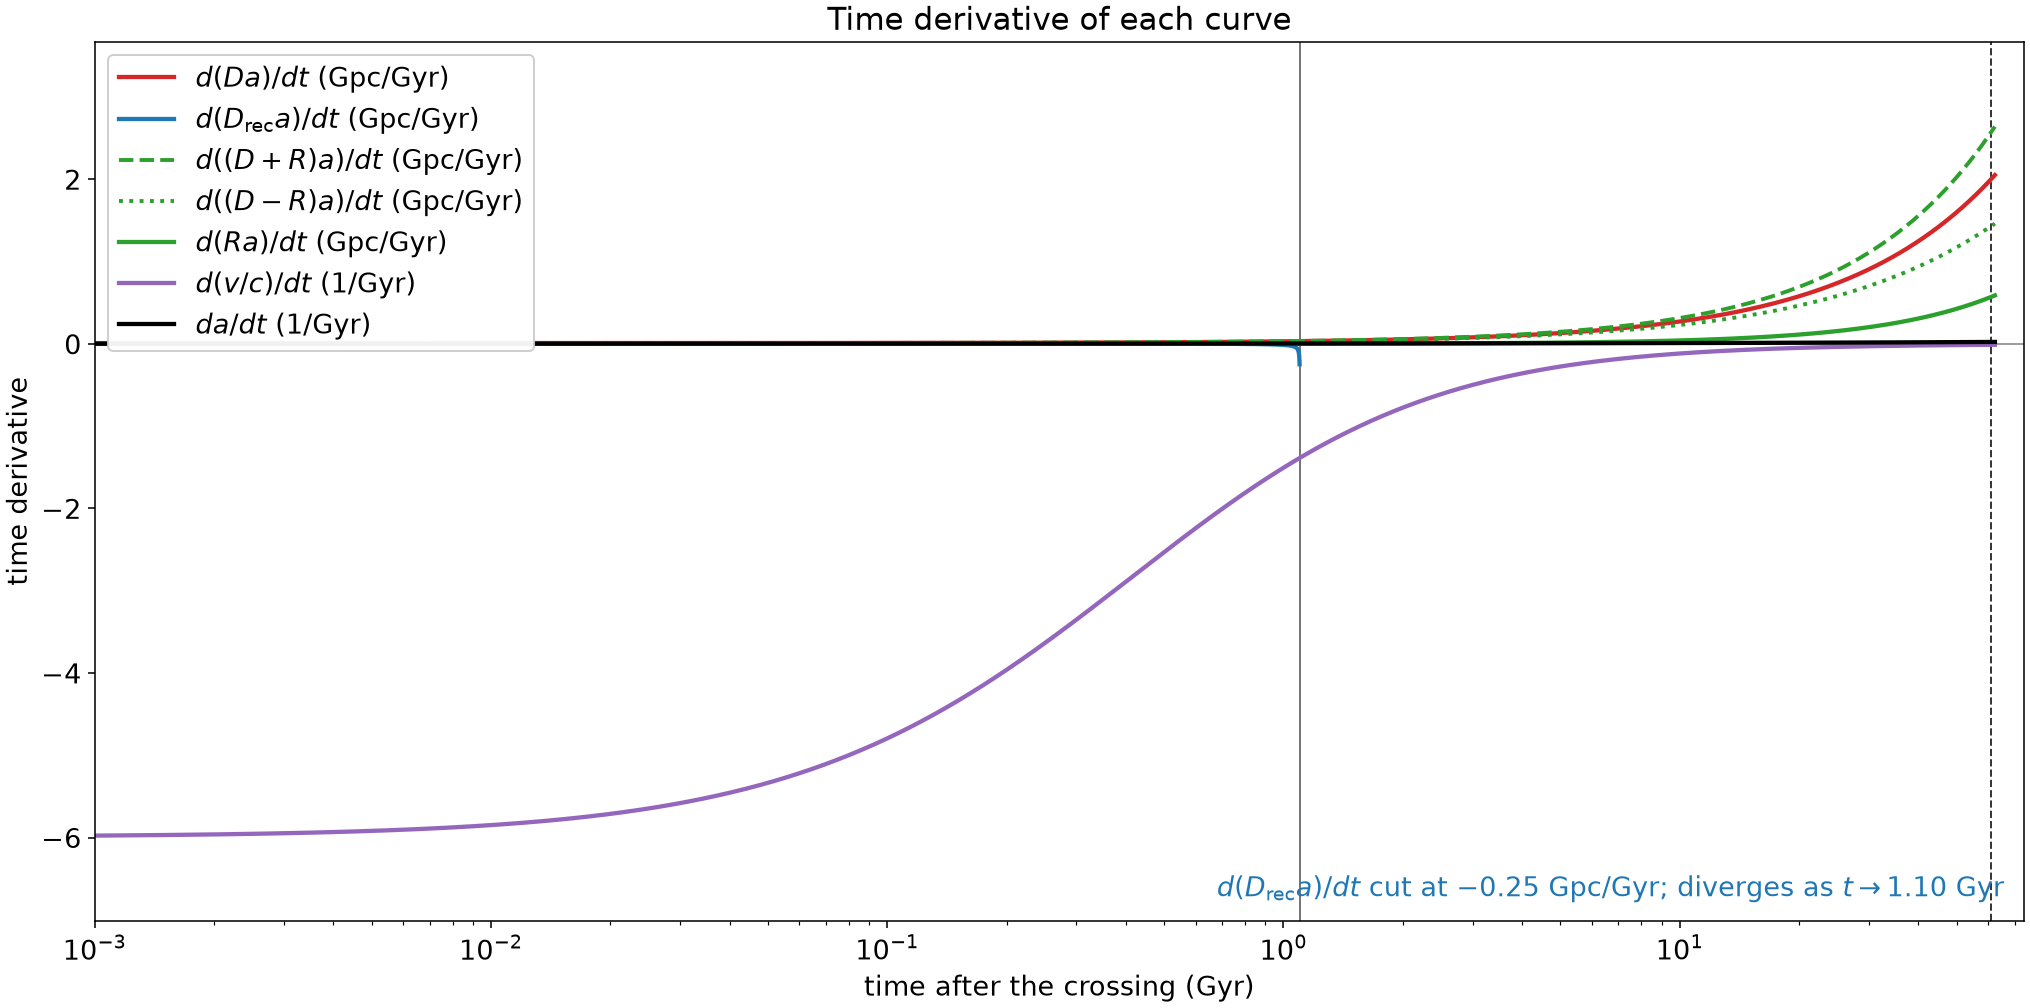

Recreate this plot in Python.
#!/usr/bin/env python3
"""Time derivatives of the curves on notes/cross-a.png.

The generator cross-a.py is not on disk. Functions are the ones recorded as
matching that PNG in notes/universe-storyboard.json (and checked against the
PNG pixels): E=0 shell, R scaled so R(61.2 Gyr)=14.3 Gpc, not R=ct.
"""
import json
import math
from pathlib import Path

import matplotlib.pyplot as plt
import numpy as np

OUT_PNG = Path("/workspace/cosmology-course/notes/cross-a-deriv.png")
OUT_JSON = Path("/workspace/cosmology-course/notes/cross-a-deriv.json")

# Settled geometry used by the cross-a chart.
T0 = 0.550  # Gyr from the singularity to the crossing
T_TODAY = 61.2  # Gyr after the crossing; a=1 here
T_TODAY_S = T_TODAY + T0  # 61.75 Gyr from the singularity
D0 = 2.5  # Gpc at the crossing
T_KILL = 1.10  # Gyr after the crossing; D_rec hits zero
R_TODAY = 14.3  # Gpc; R = R_TODAY * t / T_TODAY
C = 0.3066  # Gpc/Gyr
A_CROSS = 1.0 / 1000.0
P = math.log(1.0 / A_CROSS) / math.log(T_TODAY_S / T0)


def shell(t):
    """Analytic curves and d/dt. t is time after the crossing (Gyr)."""
    t = np.asarray(t, dtype=float)
    ts = t + T0
    D = D0 * (ts / T0) ** (2.0 / 3.0)
    v = (2.0 / 3.0) * D / ts  # Gpc/Gyr; equals sqrt(2GM/D) for this normalisation
    a = (ts / T_TODAY_S) ** P
    da = P * a / ts
    R = R_TODAY * t / T_TODAY
    dR = R_TODAY / T_TODAY
    dDa = v * a + D * da
    dRa = dR * a + R * da
    d_minus = (v - dR) * a + (D - R) * da
    d_plus = (v + dR) * a + (D + R) * da
    # Purple curve on cross-a.png is v/c (right axis), not v in Gpc/Gyr.
    d_vc = (-v / (3.0 * ts)) / C
    out = {
        "t": t,
        "D": D,
        "v": v,
        "v_over_c": v / C,
        "a": a,
        "R": R,
        "Da": D * a,
        "(D-R)a": (D - R) * a,
        "(D+R)a": (D + R) * a,
        "Ra": R * a,
        "d(Da)/dt": dDa,
        "d((D-R)a)/dt": d_minus,
        "d((D+R)a)/dt": d_plus,
        "d(Ra)/dt": dRa,
        "d(v/c)/dt": d_vc,
        "da/dt": da,
    }
    u = 1.0 - t / T_KILL
    alive = t < T_KILL
    Drec = np.full_like(t, np.nan)
    dDrec = np.full_like(t, np.nan)
    dDrec_a = np.full_like(t, np.nan)
    Drec_a = np.full_like(t, np.nan)
    uu = np.clip(u, 1e-30, None)
    Drec[alive] = D0 * uu[alive] ** (1.0 / 3.0)
    dDrec[alive] = D0 * (1.0 / 3.0) * uu[alive] ** (-2.0 / 3.0) * (-1.0 / T_KILL)
    Drec_a[alive] = Drec[alive] * a[alive]
    dDrec_a[alive] = dDrec[alive] * a[alive] + Drec[alive] * da[alive]
    out["D_rec"] = Drec
    out["D_rec a"] = Drec_a
    out["d(D_rec)/dt"] = dDrec
    out["d(D_rec a)/dt"] = dDrec_a
    return out


def main():
    # Log grid over the chart window, plus a fine linear grid up to the kill
    # so the cube-root derivative is analytic and not a finite-difference spike.
    t_log = np.logspace(-3, math.log10(T_TODAY * 1.02), 1200)
    t_rec = np.linspace(1e-3, T_KILL * (1.0 - 1e-9), 8000)
    s_log = shell(t_log)
    s_rec = shell(t_rec)

    keys_finite = [
        "d(Da)/dt",
        "d((D+R)a)/dt",
        "d((D-R)a)/dt",
        "d(Ra)/dt",
        "d(v/c)/dt",
        "da/dt",
    ]
    finite = np.concatenate([s_log[k] for k in keys_finite])
    ymin = float(np.min(finite))
    ymax = float(np.max(finite))
    pad = 0.12 * (ymax - ymin)
    ymin -= pad
    ymax += pad

    # The cube-root derivative is finite and small until the last ~0.001 Gyr,
    # then runs to -infinity. On a log time axis that runaway is one vertical
    # pixel column. Stop at the last point still above a finite floor so the
    # trace does not become that spike, and do not draw anything at t>=1.10.
    Y_FLOOR = -0.25  # Gpc/Gyr; still finite, before the divergence
    yrec = s_rec["d(D_rec a)/dt"]
    crossed = np.where(yrec <= Y_FLOOR)[0]
    if len(crossed):
        last = int(crossed[0]) - 1
    else:
        last = len(t_rec) - 1
    last = max(last, 1)
    t_rec_plot = t_rec[: last + 1]
    y_rec_plot = yrec[: last + 1]

    plt.rcParams.update({
        "font.size": 14,
        "axes.labelsize": 14,
        "axes.titlesize": 16,
        "xtick.labelsize": 14,
        "ytick.labelsize": 14,
        "legend.fontsize": 14,
    })
    fig, ax = plt.subplots(figsize=(14.5, 7.2), layout="constrained")

    # Same colours and linestyles as cross-a.png.
    ax.plot(t_log, s_log["d(Da)/dt"], color="tab:red", lw=2.2, label=r"$d(Da)/dt$ (Gpc/Gyr)")
    ax.plot(t_rec_plot, y_rec_plot, color="tab:blue", lw=2.2, label=r"$d(D_{\mathrm{rec}}a)/dt$ (Gpc/Gyr)")
    ax.plot(t_log, s_log["d((D+R)a)/dt"], color="tab:green", lw=2.0, ls="--", label=r"$d((D+R)a)/dt$ (Gpc/Gyr)")
    ax.plot(t_log, s_log["d((D-R)a)/dt"], color="tab:green", lw=2.0, ls=":", label=r"$d((D-R)a)/dt$ (Gpc/Gyr)")
    ax.plot(t_log, s_log["d(Ra)/dt"], color="tab:green", lw=2.2, ls="-", label=r"$d(Ra)/dt$ (Gpc/Gyr)")
    ax.plot(t_log, s_log["d(v/c)/dt"], color="tab:purple", lw=2.2, label=r"$d(v/c)/dt$ (1/Gyr)")
    ax.plot(t_log, s_log["da/dt"], color="black", lw=2.2, label=r"$da/dt$ (1/Gyr)")

    ax.axhline(0.0, color="0.5", lw=0.8, zorder=0)
    ax.axvline(T_KILL, color="0.45", lw=1.0, zorder=0)
    ax.axvline(T_TODAY, color="0.2", lw=1.0, ls="--", zorder=0)
    ax.set_xscale("log")
    ax.set_xlim(1e-3, 74)
    ax.set_ylim(ymin, ymax)
    ax.set_xlabel("time after the crossing (Gyr)")
    ax.set_ylabel("time derivative")
    ax.set_title("Time derivative of each curve")
    ax.legend(loc="upper left", framealpha=0.95)
    ax.annotate(
        r"$d(D_{\mathrm{rec}}a)/dt$ cut at $-0.25$ Gpc/Gyr; diverges as $t\to 1.10$ Gyr",
        xy=(0.99, 0.02),
        xycoords="axes fraction",
        ha="right",
        va="bottom",
        fontsize=14,
        color="tab:blue",
    )
    fig.savefig(OUT_PNG, dpi=140)
    plt.close(fig)

    # Numerical gradient as a check, not as the plotted curves.
    t_check = np.logspace(-3, math.log10(T_TODAY), 5000)
    sc = shell(t_check)
    grad_err = {}
    for name, qty in (
        ("Da", "d(Da)/dt"),
        ("(D+R)a", "d((D+R)a)/dt"),
        ("(D-R)a", "d((D-R)a)/dt"),
        ("Ra", "d(Ra)/dt"),
        ("v/c", "d(v/c)/dt"),
        ("a", "da/dt"),
    ):
        g = np.gradient(sc[name if name != "v/c" else "v_over_c"], t_check)
        analytic = sc[qty]
        # ignore the first/last few samples of the one-sided gradient
        sl = slice(20, -20)
        rel = np.max(np.abs(g[sl] - analytic[sl]) / np.maximum(np.abs(analytic[sl]), 1e-8))
        grad_err[qty] = float(rel)

    t_rec_check = np.linspace(0.05, 1.05, 4000)
    sr = shell(t_rec_check)
    g = np.gradient(sr["D_rec a"], t_rec_check)
    sl = slice(20, -20)
    grad_err["d(D_rec a)/dt"] = float(
        np.max(np.abs(g[sl] - sr["d(D_rec a)/dt"][sl]) / np.maximum(np.abs(sr["d(D_rec a)/dt"][sl]), 1e-8))
    )

    samples = {}
    for t in (0.1, 1.0, 5.0, 13.8, 61.2):
        row = shell(np.array([t]))
        entry = {}
        for k in (
            "Da",
            "D_rec a",
            "(D-R)a",
            "(D+R)a",
            "Ra",
            "v_over_c",
            "a",
            "d(Da)/dt",
            "d(D_rec a)/dt",
            "d((D-R)a)/dt",
            "d((D+R)a)/dt",
            "d(Ra)/dt",
            "d(v/c)/dt",
            "da/dt",
        ):
            val = float(row[k][0])
            entry[k] = None if math.isnan(val) else val
        samples[str(t)] = entry

    # Where the plotted recombination derivative leaves the frame.
    t_cut = float(t_rec_plot[-1])
    y_cut = float(y_rec_plot[-1])

    sidecar = {
        "png": str(OUT_PNG),
        "source_chart": "/workspace/cosmology-course/notes/cross-a.png",
        "script_found": False,
        "note": (
            "cross-a.py is not on disk. Curves are the analytic functions "
            "recorded as matching cross-a.png in universe-storyboard.json, "
            "and checked against the PNG: Ra at 61.2 Gyr sits on 14.3 Gpc, not on c*61.2."
        ),
        "R_law": "R = 14.3 * t / 61.2 Gpc, with t the time after the crossing in Gyr. Not R = c t.",
        "R_at_61.2_Gpc": R_TODAY,
        "c_t_at_61.2_Gpc": C * T_TODAY,
        "a_of_t": (
            "a = (t_sing / 61.75)^p, t_sing = t + 0.550, "
            "p = ln(1000)/ln(61.75/0.550). a(0)=1/1000, a(61.2 Gyr)=1."
        ),
        "p": P,
        "quantities_differentiated": {
            "Da": "Gpc; derivative Gpc/Gyr",
            "D_rec a": "Gpc; derivative Gpc/Gyr; only for t < 1.10",
            "(D-R)a": "Gpc; derivative Gpc/Gyr",
            "(D+R)a": "Gpc; derivative Gpc/Gyr",
            "Ra": "Gpc; derivative Gpc/Gyr",
            "v/c": "dimensionless purple curve on the chart; derivative 1/Gyr",
            "a": "dimensionless; derivative 1/Gyr",
        },
        "formulas": {
            "t_sing": "t + 0.550",
            "D": "2.5 * (t_sing/0.550)^(2/3)",
            "v": "(2/3) * D / t_sing",
            "v_over_c": "v / 0.3066",
            "a": "(t_sing/61.75)^p",
            "R": "14.3 * t / 61.2",
            "D_rec": "2.5 * (1 - t/1.10)^(1/3) for t < 1.10; absent afterwards. No floor segment.",
            "d(Da)/dt": "v*a + D*da/dt",
            "da/dt": "p * a / t_sing",
            "d(Ra)/dt": "(14.3/61.2)*a + R*da/dt",
            "d((D-R)a)/dt": "(v - dR/dt)*a + (D-R)*da/dt",
            "d((D+R)a)/dt": "(v + dR/dt)*a + (D+R)*da/dt",
            "d(v/c)/dt": "-(v/(3*t_sing))/c",
            "d(D_rec)/dt": "2.5 * (1/3) * (1-t/1.10)^(-2/3) * (-1/1.10)",
            "d(D_rec a)/dt": "d(D_rec)/dt * a + D_rec * da/dt",
        },
        "y_window": {"ymin": ymin, "ymax": ymax, "reason": "span of the non-divergent derivatives, with 12% padding"},
        "D_rec_cutoff": {
            "t_last_plotted_Gyr": t_cut,
            "value_last_plotted": y_cut,
            "how": (
                "Analytic derivative drawn only while it is greater than -0.25 Gpc/Gyr. "
                "Past that it runs to -infinity as t approaches 1.10 Gyr; that spike is not drawn. "
                "Nothing is drawn at or after 1.10 Gyr, and there is no horizontal floor."
            ),
            "floor_Gpc_per_Gyr": -0.25,
        },
        "gradient_check_max_rel_err": grad_err,
        "samples_Gyr": samples,
    }
    OUT_JSON.write_text(json.dumps(sidecar, indent=2) + "\n")
    print("wrote", OUT_PNG, OUT_PNG.stat().st_size)
    print("p", P)
    print("ylim", ymin, ymax)
    print("D_rec cut", t_cut, y_cut)
    print("grad", json.dumps(grad_err, indent=2))
    print("samples", json.dumps(samples, indent=2))


if __name__ == "__main__":
    main()
